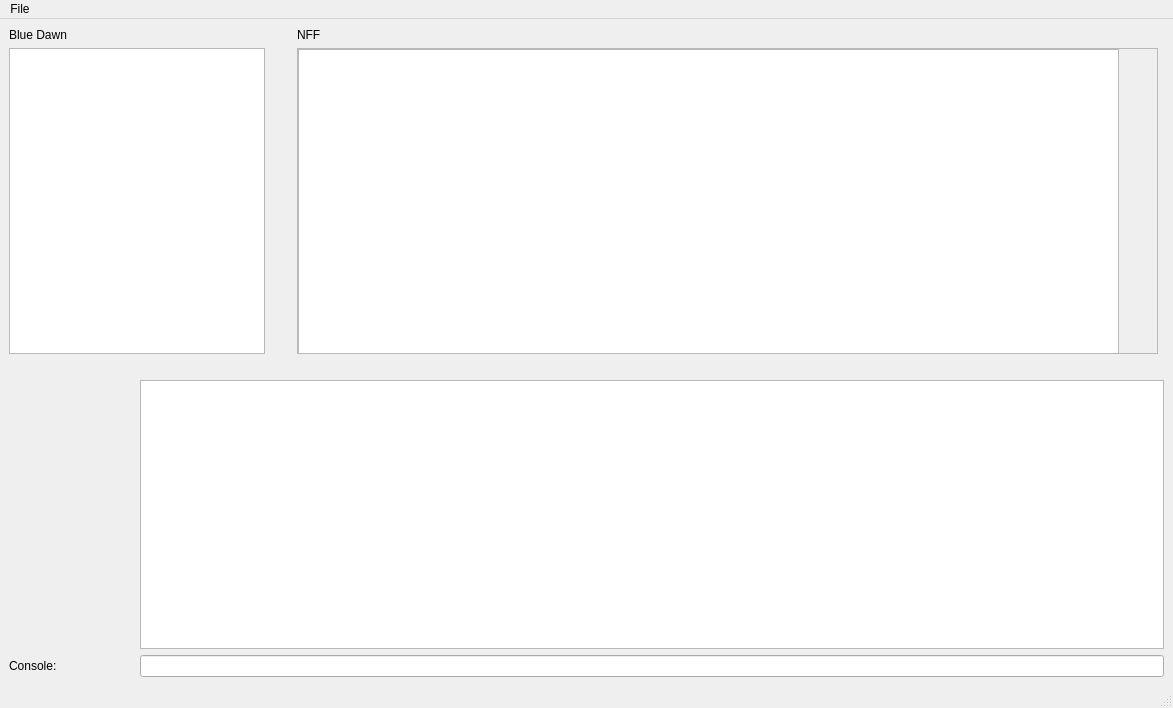
<?xml version="1.0" encoding="UTF-8"?>
<ui version="4.0">
 <author>David James</author>
 <class>MainWindow</class>
 <widget class="QMainWindow" name="MainWindow">
  <property name="geometry">
   <rect>
    <x>0</x>
    <y>0</y>
    <width>1173</width>
    <height>708</height>
   </rect>
  </property>
  <property name="windowTitle">
   <string>MainWindow</string>
  </property>
  <widget class="QWidget" name="centralwidget">
   <layout class="QGridLayout" name="gridLayout">
    <item row="4" column="0">
     <widget class="QLabel" name="labelConsole">
      <property name="text">
       <string>Console: </string>
      </property>
     </widget>
    </item>
    <item row="4" column="1" colspan="4">
     <widget class="QLineEdit" name="lineEditConsole"/>
    </item>
    <item row="1" column="0" colspan="2" alignment="Qt::AlignLeft">
     <widget class="QListView" name="listViewBlue"/>
    </item>
    <item row="1" column="2">
     <spacer name="verticalSpacer">
      <property name="orientation">
       <enum>Qt::Vertical</enum>
      </property>
      <property name="sizeHint" stdset="0">
       <size>
        <width>20</width>
        <height>306</height>
       </size>
      </property>
     </spacer>
    </item>
    <item row="2" column="0" colspan="5">
     <spacer name="horizontalSpacer">
      <property name="orientation">
       <enum>Qt::Horizontal</enum>
      </property>
      <property name="sizeHint" stdset="0">
       <size>
        <width>1134</width>
        <height>20</height>
       </size>
      </property>
     </spacer>
    </item>
    <item row="0" column="0" colspan="2">
     <widget class="QLabel" name="labelBlue">
      <property name="text">
       <string>Blue Dawn </string>
      </property>
     </widget>
    </item>
    <item row="3" column="1" colspan="4">
     <widget class="QListWidget" name="listWidgetConsole"/>
    </item>
    <item row="1" column="3">
     <widget class="QScrollArea" name="scrollArea">
      <property name="widgetResizable">
       <bool>true</bool>
      </property>
      <widget class="QWidget" name="scrollAreaWidgetContents">
       <property name="geometry">
        <rect>
         <x>0</x>
         <y>0</y>
         <width>823</width>
         <height>280</height>
        </rect>
       </property>
       <widget class="QListView" name="listViewNff">
        <property name="geometry">
         <rect>
          <x>0</x>
          <y>0</y>
          <width>821</width>
          <height>311</height>
         </rect>
        </property>
       </widget>
      </widget>
     </widget>
    </item>
    <item row="0" column="3">
     <widget class="QLabel" name="labelNff">
      <property name="text">
       <string>NFF</string>
      </property>
     </widget>
    </item>
   </layout>
  </widget>
  <widget class="QMenuBar" name="menubar">
   <property name="geometry">
    <rect>
     <x>0</x>
     <y>0</y>
     <width>1173</width>
     <height>39</height>
    </rect>
   </property>
   <widget class="QMenu" name="menuFile">
    <property name="title">
     <string>File</string>
    </property>
    <addaction name="actionNew"/>
    <addaction name="actionSave"/>
    <addaction name="separator"/>
    <addaction name="actionSave_AS"/>
    <addaction name="actionExit"/>
   </widget>
   <addaction name="menuFile"/>
  </widget>
  <widget class="QStatusBar" name="statusbar"/>
  <action name="actionNew">
   <property name="text">
    <string>New</string>
   </property>
  </action>
  <action name="actionSave">
   <property name="text">
    <string>Save</string>
   </property>
  </action>
  <action name="actionExit">
   <property name="text">
    <string>Exit</string>
   </property>
  </action>
  <action name="actionSave_AS">
   <property name="text">
    <string>Save As</string>
   </property>
  </action>
 </widget>
 <resources/>
 <connections/>
</ui>
